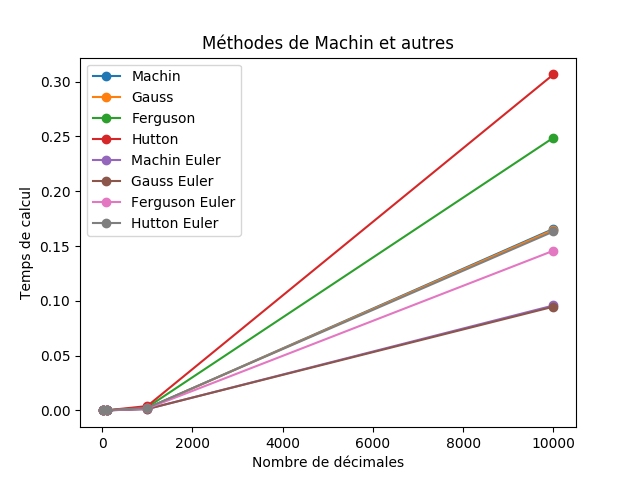

The Python source for this figure:


from time import time
import os
import matplotlib.pyplot as plt
import numpy as np

def compare (calculated, prec):
    filename = os.path.abspath('../y-cruncher/10K/pi-dec-chudnovsky.txt')
    f = open(filename, "r")
    test=True 
    calculated=str(calculated)
    i=0
    while test and i<prec:
        ref = str(f.read(1))
        if (ref == '.'):
            ref = str(f.read(1))
        if(calculated[i]!=ref):
            test=False
        else:
            i+=1
    f.close()
    return i

def arctan(x, one):
    """
    Calcul de arctan(1/x)

    arctan(1/x) = 1/x - 1/3*x³ + 1/5*x⁵ - ... (x > 1)

    Calcul en décalant la virgule en utilisant `one` comme `1` de référence
    """
    term = one // x      # correspond au terme +/- 1/x**n 
    total = term               
    x2 = x * x           # calcul de x**2 (permet de passer d'un terme à l'autre)
    denominator = 1      # coefficient au dénominateur
    while 1:
        term = - term // x2
        denominator += 2
        #term += denominator // 2   possibilité d'ajouter cela pour obtenir de meilleurs résultats
        delta = term // denominator
        if delta == 0:
            break
        total += delta
    return total



def arctan_euler(x, one):
    """
    Calcul de arctan(1/x) avec la méthode dite d'Euler

    arctan(1/x) =                   x / (1+x²)
                + (2/3)           * x / (1+x²)²
                + (2*4/(3*5))     * x / (1+x²)³
                + (2*4*6/(3*5*7)) * x / (1+x²)⁴
                + ...

    Calcul en décalant la virgule en utilisant `one` comme `1` de référence
    """
    x2_1 = x * x + 1
    term = (x * one) // x2_1 # correspond au terme 1/(1+x²)**n 
    total = term
    two_n = 2 # 2n au numérateur
    while 1:
        denominator = (two_n+1) * x2_1
        term *= two_n
        #term += denominator // 2   possibilité d'ajouter cela pour obtenir de meilleurs résultats
        term = term // denominator
        if term == 0:
            break
        total += term
        two_n += 2
    return total


# Formules de Machin https://fr.wikipedia.org/wiki/Formule_de_Machin
def machin(one):
    return 4*(4*arctan(5, one) - arctan(239, one))
def machin_euler(one):
    return 4*(4*arctan_euler(5, one) - arctan_euler(239, one))

def gauss(one):
    return 4*(12*arctan(18, one) + 8*arctan(57, one) - 5*arctan(239, one))

def gauss_euler(one):
    return 4*(12*arctan_euler(18, one) + 8*arctan_euler(57, one) - 5*arctan_euler(239, one))

def ferguson(one):
    return 4*(3*arctan(4, one) + arctan(20, one) + arctan(1985, one))

def ferguson_euler(one):
    return 4*(3*arctan_euler(4, one) + arctan_euler(20, one) + arctan_euler(1985, one))

def hutton(one):
    return 4*(2*arctan(3, one) + arctan(7, one))

def hutton_euler(one):
    return 4*(2*arctan_euler(3, one) + arctan_euler(7, one))


list_methods = ['machin','gauss','ferguson','hutton','machin_euler','gauss_euler','ferguson_euler','hutton_euler']

def exec_method (name,n):
    '''
    Execute la méthode passée en paramètre et retourne le nombre de décimales `digits`, le temps d'execution `time`, et le nombre de décimales "juste" 
    '''
    digits = 10**n
    one = 10**digits
    start=time()
    pi=eval(name + '(' + str(one) +  ')')
    stop=time()
    return (digits,stop-start,compare(pi,digits))


def lint_name(name):
    return name.capitalize().replace('_e', ' E')

def graph(N):
    fig, main_ax = plt.subplots()
    main_ax.set_title('Méthodes de Machin et autres')
    main_ax.set_xlabel('Nombre de décimales')
    main_ax.set_ylabel('Temps de calcul')
    X = [ 10**i for i in range (1,N)]
    for method in list_methods:
        time_list=[]
        for i in range (1,N):
            (digits,time,check)=exec_method(method,i)
            time_list.append(time)
        plt.plot(X,time_list,'o-', label=lint_name(method))
    plt.legend(loc='upper left')
    plt.savefig('machin2.png')
    plt.show()

graph(5)